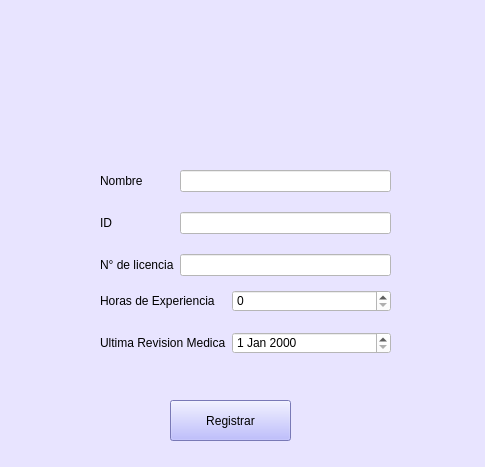
<?xml version="1.0" encoding="UTF-8"?>
<ui version="4.0">
 <class>Form</class>
 <widget class="QWidget" name="Form">
  <property name="geometry">
   <rect>
    <x>0</x>
    <y>0</y>
    <width>485</width>
    <height>467</height>
   </rect>
  </property>
  <property name="windowTitle">
   <string>Form</string>
  </property>
  <property name="styleSheet">
   <string notr="true">background-color: rgb(232, 228, 255);</string>
  </property>
  <widget class="QWidget" name="formLayoutWidget_9">
   <property name="geometry">
    <rect>
     <x>100</x>
     <y>290</y>
     <width>291</width>
     <height>81</height>
    </rect>
   </property>
   <layout class="QFormLayout" name="formLayout_13">
    <property name="labelAlignment">
     <set>Qt::AlignBottom|Qt::AlignLeading|Qt::AlignLeft</set>
    </property>
    <property name="verticalSpacing">
     <number>20</number>
    </property>
    <item row="0" column="0">
     <widget class="QLabel" name="label_46">
      <property name="styleSheet">
       <string notr="true">background-color: rgb(232, 228, 255);</string>
      </property>
      <property name="text">
       <string>Horas de Experiencia</string>
      </property>
     </widget>
    </item>
    <item row="1" column="0">
     <widget class="QLabel" name="label_47">
      <property name="styleSheet">
       <string notr="true">background-color: rgb(232, 228, 255);</string>
      </property>
      <property name="text">
       <string>Ultima Revision Medica</string>
      </property>
     </widget>
    </item>
    <item row="0" column="1">
     <widget class="QSpinBox" name="spinBox_10">
      <property name="styleSheet">
       <string notr="true">background-color: rgb(255, 255, 255);</string>
      </property>
     </widget>
    </item>
    <item row="1" column="1">
     <widget class="QDateEdit" name="dateEdit_9">
      <property name="styleSheet">
       <string notr="true">background-color: rgb(255, 255, 255);</string>
      </property>
     </widget>
    </item>
   </layout>
  </widget>
  <widget class="QWidget" name="formLayoutWidget_11">
   <property name="geometry">
    <rect>
     <x>100</x>
     <y>170</y>
     <width>291</width>
     <height>121</height>
    </rect>
   </property>
   <layout class="QFormLayout" name="formLayout_12">
    <property name="labelAlignment">
     <set>Qt::AlignLeading|Qt::AlignLeft|Qt::AlignVCenter</set>
    </property>
    <property name="formAlignment">
     <set>Qt::AlignRight|Qt::AlignTop|Qt::AlignTrailing</set>
    </property>
    <property name="verticalSpacing">
     <number>20</number>
    </property>
    <item row="0" column="0">
     <widget class="QLabel" name="label_43">
      <property name="styleSheet">
       <string notr="true">background-color: rgb(232, 228, 255);</string>
      </property>
      <property name="text">
       <string>Nombre</string>
      </property>
     </widget>
    </item>
    <item row="0" column="1">
     <widget class="QLineEdit" name="lineEdit_24">
      <property name="styleSheet">
       <string notr="true">background-color: rgb(255, 255, 255);</string>
      </property>
     </widget>
    </item>
    <item row="1" column="0">
     <widget class="QLabel" name="label_44">
      <property name="styleSheet">
       <string notr="true">background-color: rgb(232, 228, 255);</string>
      </property>
      <property name="text">
       <string>ID</string>
      </property>
     </widget>
    </item>
    <item row="1" column="1">
     <widget class="QLineEdit" name="lineEdit_25">
      <property name="styleSheet">
       <string notr="true">background-color: rgb(255, 255, 255);</string>
      </property>
     </widget>
    </item>
    <item row="2" column="0">
     <widget class="QLabel" name="label_45">
      <property name="styleSheet">
       <string notr="true">background-color: rgb(232, 228, 255);</string>
      </property>
      <property name="text">
       <string>N° de licencia</string>
      </property>
     </widget>
    </item>
    <item row="2" column="1">
     <widget class="QLineEdit" name="lineEdit_26">
      <property name="styleSheet">
       <string notr="true">background-color: rgb(255, 255, 255);</string>
      </property>
     </widget>
    </item>
   </layout>
  </widget>
  <widget class="QPushButton" name="bt_registrar_piloto_7">
   <property name="geometry">
    <rect>
     <x>170</x>
     <y>400</y>
     <width>121</width>
     <height>41</height>
    </rect>
   </property>
   <property name="styleSheet">
    <string notr="true">background-color: rgb(170, 170, 255);</string>
   </property>
   <property name="text">
    <string>Registrar</string>
   </property>
  </widget>
  <widget class="QLabel" name="label">
   <property name="geometry">
    <rect>
     <x>200</x>
     <y>30</y>
     <width>111</width>
     <height>111</height>
    </rect>
   </property>
   <property name="styleSheet">
    <string notr="true">border-image: url(:/cct/iconopiloto - copia.jpg);</string>
   </property>
   <property name="text">
    <string/>
   </property>
  </widget>
 </widget>
 <resources>
  <include location="logo usuario.qrc"/>
 </resources>
 <connections/>
</ui>
